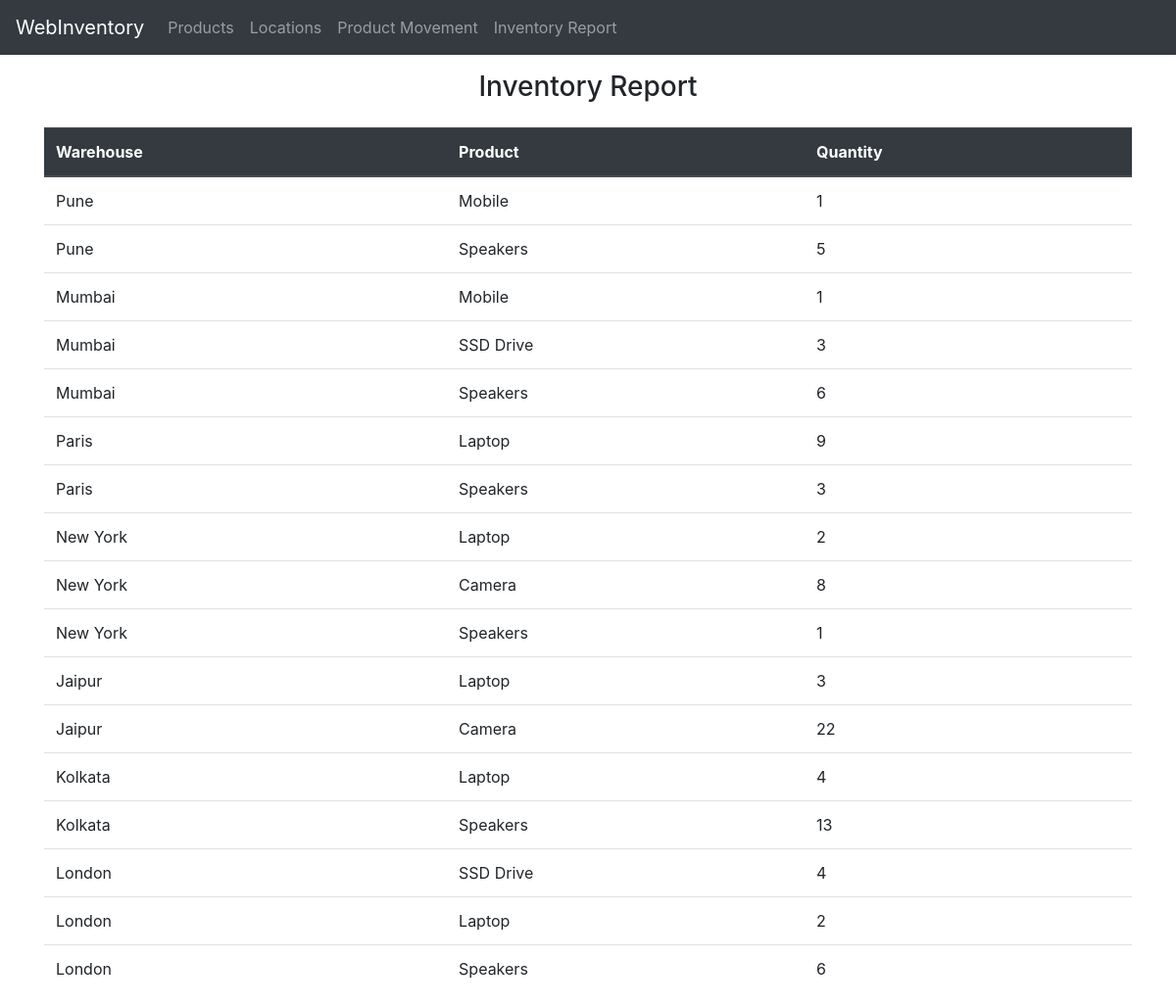
Screenshot of /report with the database file from the repository.
### app.py (models this page shows, shortened)
class Location(db.Model):
    __tablename__ = "Location"
    location_id = db.Column(db.Integer, primary_key=True)
    location_name = db.Column(db.String(100), nullable=False)

class Product(db.Model):
    __tablename__ = "Product"
    product_id = db.Column(db.Integer, primary_key=True)
    product_name = db.Column(db.String(100), nullable=False)

### app.py (the view)
@app.route('/report')
def generate_report():
    report = []
    movements = ProductMovement.query.all()
    for movement in movements:
        from_location = ''
        to_location = ''
        product_id = ''
        from_query = db.session.query(Location).filter(Location.location_id == movement.from_location)
        for row in from_query:
            from_location = row.location_name
        to_query = db.session.query(Location).filter(Location.location_id == movement.to_location)
        for row in to_query:
            to_location = row.location_name
        product_query = db.session.query(Product).filter(Product.product_id == movement.product_id)
        for row in product_query:
            product_id = row.product_name
        if from_location:
            fromLocationFoundInReport = False
            for item in report:
                if(from_location in item):
                    fromLocationFoundInReport = True
                    itemsInFromLocation = item[from_location]
                    if(product_id in itemsInFromLocation):
                        itemsInFromLocation[product_id] = itemsInFromLocation[product_id] - movement.qty
                    else:
                        itemsInFromLocation[product_id] = -movement.qty
            if fromLocationFoundInReport == False:
                report.append({
                    from_location : {
                        product_id : -movement.qty
                    }
                })
        if to_location:
            toLocationFoundInReport = False
            for item in report:
                if(to_location in item):
                    toLocationFoundInReport = True
                    itemsInToLocation = item[to_location]
                    if(product_id in itemsInToLocation):
                        itemsInToLocation[product_id] = itemsInToLocation[product_id] + movement.qty
                    else:
                        itemsInToLocation[product_id] = movement.qty
            if toLocationFoundInReport == False:
                report.append({
                    to_location : {
                        product_id : movement.qty
                    }
                })
    return render_template("report.html", report=report)

### templates/report.html
{% extends 'base.html' %} {% block head %} {% endblock %} {% block body %}
{% if report %}
<h3 class="m-3 text-center">Inventory Report</h3>
<table class="table mt-4">
	<thead class="thead-dark">
		<tr>
			<th scope="col">Warehouse</th>
			<th scope="col">Product</th>
			<th scope="col">Quantity</th>
		</tr>
	</thead>
	<tbody>
		{% for items in report %} {% for location in items %} {% for product in items[location] %}
		<tr scope="row">
			<td>
				{{location}}
			</td>
			<td>
				{{product}}
			</td>
			<td>
				{{items[location][product]}}
			</td>
		</tr>
		{% endfor %} {% endfor %} {% endfor%}
	</tbody>
</table>
{% else %}
<h4 class="mt-5 text-center">There are no products in your warehouse yet. Move products to you warehouses to check balance report. </h4>
{% endif %}
{% endblock %}

### rows the page displays
Location: location_name "Pune", location_name.product_name "1", location_name.product_name "5"
Product: product_name "Mobile"
Product: product_name "Speakers"
Location: location_name "Mumbai", location_name.product_name "1", location_name.product_name "3", location_name.product_name "6"
Product: product_name "SSD Drive"
Location: location_name "Paris", location_name.product_name "9", location_name.product_name "3"
Product: product_name "Laptop"
Location: location_name "New York", location_name.product_name "2", location_name.product_name "8", location_name.product_name "1"
Product: product_name "Camera"
Location: location_name "Jaipur", location_name.product_name "3", location_name.product_name "22"
Location: location_name "Kolkata", location_name.product_name "4", location_name.product_name "13"
Location: location_name "London", location_name.product_name "4", location_name.product_name "2", location_name.product_name "6"
